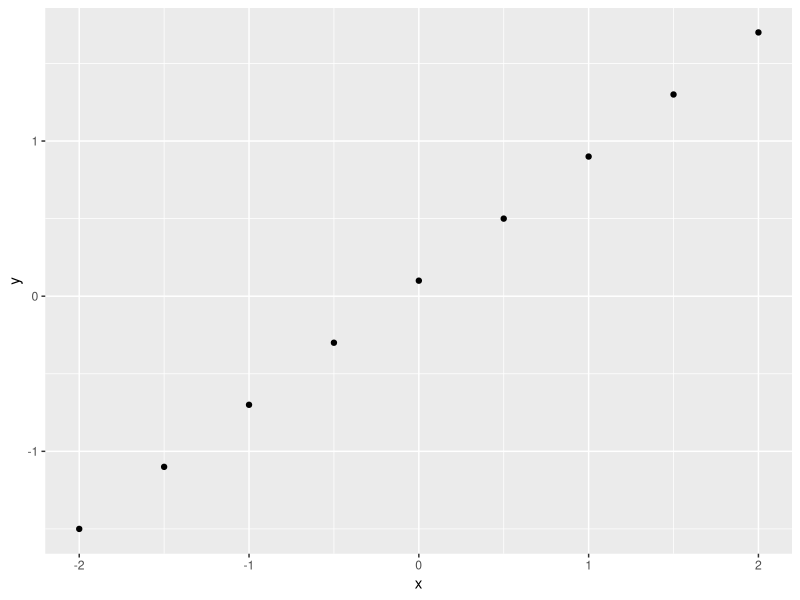
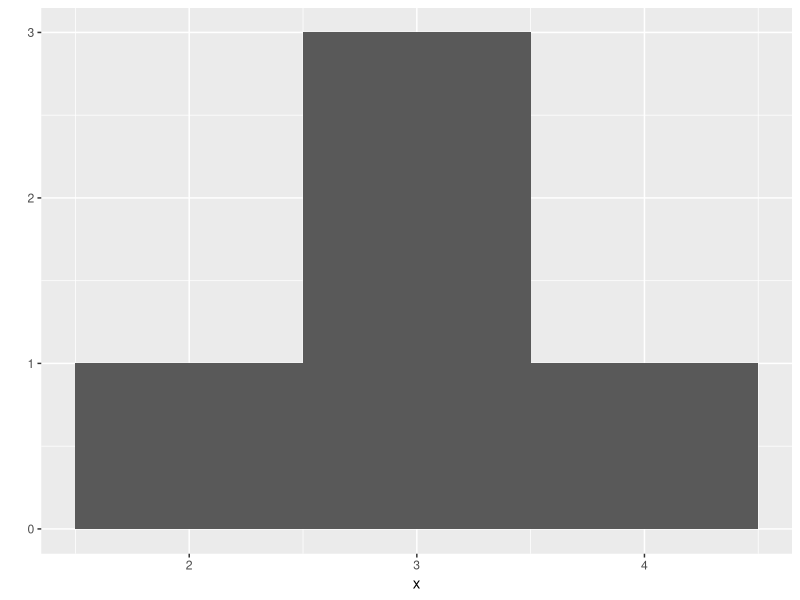
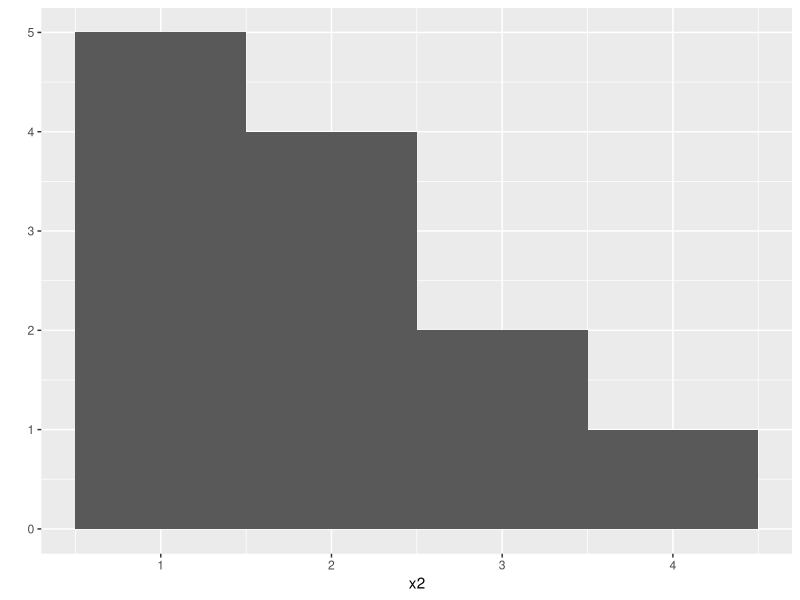
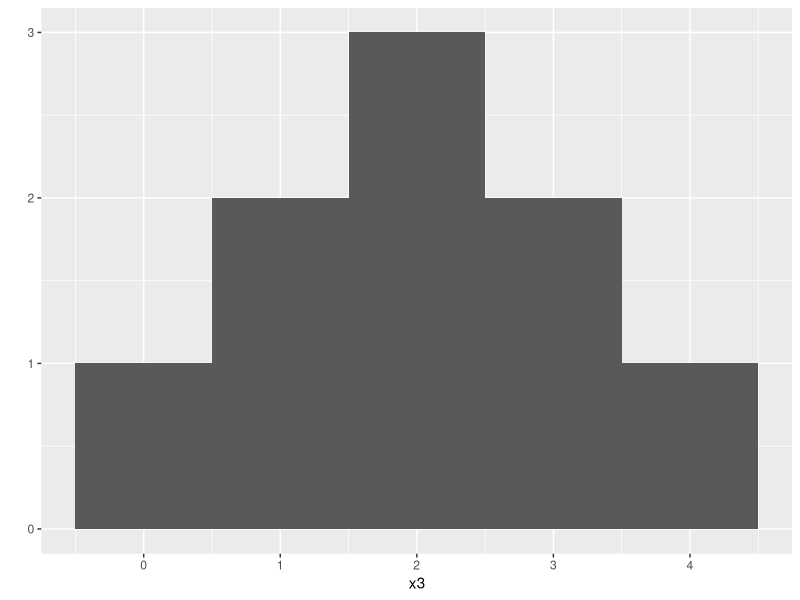

Write the R code that produced these figures, in order. (Note: this script raises an error after producing the figures.)
# Install packages 
install.packages("ggplot2")
library("ggplot2")
qplot

# creating a scatter plot using the c function
x <- c(-2, -1.5, -1, -0.5, 0, 0.5, 1, 1.5, 2)
x
y <- c(-1.5, -1.1, -0.7, -0.3, 0.1, 0.5, 0.9, 1.3, 1.7)
y
qplot(x, y)

# making a histogram
x <- c(2, 3, 3, 3, 4)
qplot(x, binwidth = 1)
x2 <- c(1, 1, 1, 1, 1, 2, 2, 2, 2, 3, 3, 4)
qplot(x2, binwidth = 1)

# chapter 2 exercise 1
x3 <- c(0, 1, 1, 2, 2, 2, 3, 3, 4)
qplot(x3, binwidth = 1)

#using histograms to check accuracy
replicate(4, 1+1)
replicate(6, roll())
rolls <- replicate(1000, roll())
qplot(rolls, binwidth = 1)

#change probabilities by adding new arguments
?sample

# exercise using sample
roll <- function(){
  die <- 1:6
  dice <- sample(die, size = 2, replace = TRUE,
                 prob = c(1/8, 1/8, 1/8, 1/8, 1/8, 3/8))
  sum(dice)
}
 
rolls <-replicate(10000, roll())
qplot(rolls, binwidth = 1)